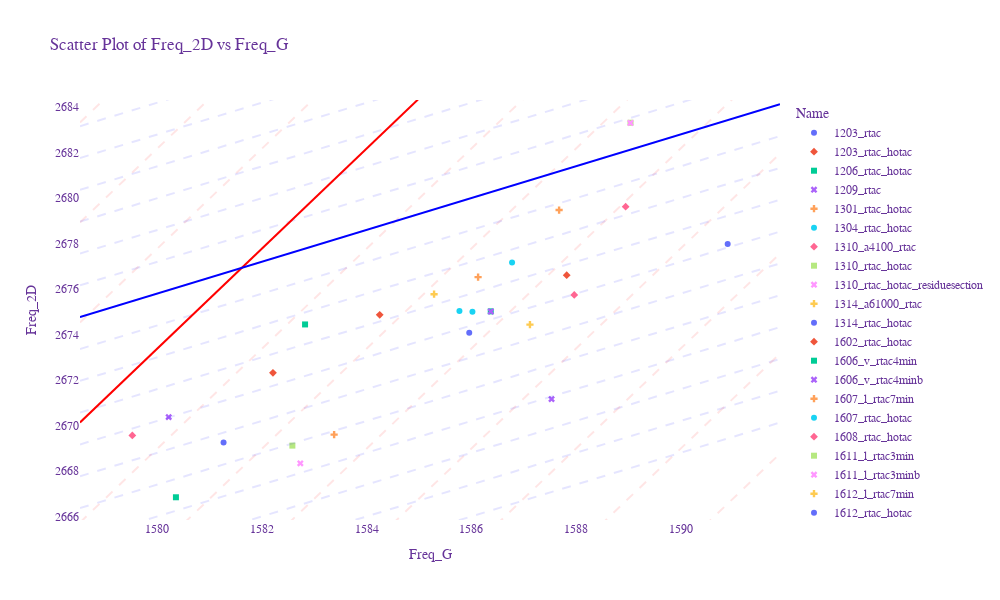

Notebook source saved alongside this figure:
### Markdown cell above
# Create Basic Plot

### Code cell
# Scatter plot
main_plot = px.scatter(result_data,x="Freq_G", y="Freq_2D",
                       color="Name",
                       size_max=500,
                       symbol="Name",
                       labels={"Freq_G": "Freq_G", "Freq_2D": "Freq_2D"},
                       title="Scatter Plot of Freq_2D vs Freq_G",
                       range_x=[min_freq_G, max_freq_G],
                       range_y=[min_freq_2D, max_freq_2D],
                       template="plotly_dark",
                       
)  #  "plotly", "plotly_white", "plotly_dark", "ggplot2", "seaborn", "simple_white",

# Add line plots to the scatter plot
for i in range(0, len(line_plots), 2):
    main_plot.add_scatter(x=line_plots[i]['Freq_G'], y=line_plots[i]['Freq_2D'], mode='lines', line=dict(dash='dash', color='red'), opacity=0.1, showlegend=False)
    main_plot.add_scatter(x=line_plots[i + 1]['Freq_G'], y=line_plots[i + 1]['Freq_2D'], mode='lines', line=dict(dash='dash', color='blue'), opacity=0.1, showlegend=False)

# Add solid lines to the scatter plot
main_plot.add_scatter(x=strainLine['Freq_G'], y=strainLine['Freq_2D'], mode='lines', line=dict(dash='solid', color='red'), name='Strain')
main_plot.add_scatter(x=dopingLine['Freq_G'], y=dopingLine['Freq_2D'], mode='lines', line=dict(dash='solid', color='blue'), name='Doping')

# Update layout for a cleaner look
main_plot.update_layout(
    autosize=False,
    width=1000,
    height=600, 
    
    font=dict(family="Arial, sans-serif", size=12, color="RebeccaPurple"),
    paper_bgcolor='rgba(0,0,0,0)',
    plot_bgcolor='rgba(0,0,0,0)',
    xaxis=dict(gridcolor='rgb(255, 255, 255)', zerolinewidth=1, ticklen=5, gridwidth=2),
    yaxis=dict(gridcolor='rgb(255, 255, 255)', zerolinewidth=1, ticklen=5, gridwidth=2),
    showlegend=True
)

# Show the plot
#main_plot.show()

### Figure 1 — Plotly figure (JSON) as saved in the notebook; plotly's stock layout.template omitted (floating-point values rounded to 4 significant figures)
{"data": [{"hovertemplate": "Name=1203_rtac<br>Freq_G=%{x}<br>Freq_2D=%{y}<extra></extra>", "legendgroup": "1203_rtac", "marker": {"color": "#636efa", "symbol": "circle"}, "mode": "markers", "name": "1203_rtac", "orientation": "v", "showlegend": true, "type": "scatter", "x": [1591.0], "xaxis": "x", "y": [2678.0], "yaxis": "y"}, {"hovertemplate": "Name=1203_rtac_hotac<br>Freq_G=%{x}<br>Freq_2D=%{y}<extra></extra>", "legendgroup": "1203_rtac_hotac", "marker": {"color": "#EF553B", "symbol": "diamond"}, "mode": "markers", "name": "1203_rtac_hotac", "orientation": "v", "showlegend": true, "type": "scatter", "x": [1588.0], "xaxis": "x", "y": [2677.0], "yaxis": "y"}, {"hovertemplate": "Name=1206_rtac_hotac<br>Freq_G=%{x}<br>Freq_2D=%{y}<extra></extra>", "legendgroup": "1206_rtac_hotac", "marker": {"color": "#00cc96", "symbol": "square"}, "mode": "markers", "name": "1206_rtac_hotac", "orientation": "v", "showlegend": true, "type": "scatter", "x": [1580.0], "xaxis": "x", "y": [2667.0], "yaxis": "y"}, {"hovertemplate": "Name=1209_rtac<br>Freq_G=%{x}<br>Freq_2D=%{y}<extra></extra>", "legendgroup": "1209_rtac", "marker": {"color": "#ab63fa", "symbol": "x"}, "mode": "markers", "name": "1209_rtac", "orientation": "v", "showlegend": true, "type": "scatter", "x": [1588.0], "xaxis": "x", "y": [2671.0], "yaxis": "y"}, {"hovertemplate": "Name=1301_rtac_hotac<br>Freq_G=%{x}<br>Freq_2D=%{y}<extra></extra>", "legendgroup": "1301_rtac_hotac", "marker": {"color": "#FFA15A", "symbol": "cross"}, "mode": "markers", "name": "1301_rtac_hotac", "orientation": "v", "showlegend": true, "type": "scatter", "x": [1583.0], "xaxis": "x", "y": [2670.0], "yaxis": "y"}, {"hovertemplate": "Name=1304_rtac_hotac<br>Freq_G=%{x}<br>Freq_2D=%{y}<extra></extra>", "legendgroup": "1304_rtac_hotac", "marker": {"color": "#19d3f3", "symbol": "circle"}, "mode": "markers", "name": "1304_rtac_hotac", "orientation": "v", "showlegend": true, "type": "scatter", "x": [1586.0], "xaxis": "x", "y": [2675.0], "yaxis": "y"}, {"hovertemplate": "Name=1310_a4100_rtac<br>Freq_G=%{x}<br>Freq_2D=%{y}<extra></extra>", "legendgroup": "1310_a4100_rtac", "marker": {"color": "#FF6692", "symbol": "diamond"}, "mode": "markers", "name": "1310_a4100_rtac", "orientation": "v", "showlegend": true, "type": "scatter", "x": [1589.0], "xaxis": "x", "y": [2680.0], "yaxis": "y"}, {"hovertemplate": "Name=1310_rtac_hotac<br>Freq_G=%{x}<br>Freq_2D=%{y}<extra></extra>", "legendgroup": "1310_rtac_hotac", "marker": {"color": "#B6E880", "symbol": "square"}, "mode": "markers", "name": "1310_rtac_hotac", "orientation": "v", "showlegend": true, "type": "scatter", "x": [1583.0], "xaxis": "x", "y": [2669.0], "yaxis": "y"}, {"hovertemplate": "Name=1310_rtac_hotac_residuesection<br>Freq_G=%{x}<br>Freq_2D=%{y}<extra></extra>", "legendgroup": "1310_rtac_hotac_residuesection", "marker": {"color": "#FF97FF", "symbol": "x"}, "mode": "markers", "name": "1310_rtac_hotac_residuesection", "orientation": "v", "showlegend": true, "type": "scatter", "x": [1583.0], "xaxis": "x", "y": [2668.0], "yaxis": "y"}, {"hovertemplate": "Name=1314_a61000_rtac<br>Freq_G=%{x}<br>Freq_2D=%{y}<extra></extra>", "legendgroup": "1314_a61000_rtac", "marker": {"color": "#FECB52", "symbol": "cross"}, "mode": "markers", "name": "1314_a61000_rtac", "orientation": "v", "showlegend": true, "type": "scatter", "x": [1585.0], "xaxis": "x", "y": [2676.0], "yaxis": "y"}, {"hovertemplate": "Name=1314_rtac_hotac<br>Freq_G=%{x}<br>Freq_2D=%{y}<extra></extra>", "legendgroup": "1314_rtac_hotac", "marker": {"color": "#636efa", "symbol": "circle"}, "mode": "markers", "name": "1314_rtac_hotac", "orientation": "v", "showlegend": true, "type": "scatter", "x": [1586.0], "xaxis": "x", "y": [2674.0], "yaxis": "y"}, {"hovertemplate": "Name=1602_rtac_hotac<br>Freq_G=%{x}<br>Freq_2D=%{y}<extra></extra>", "legendgroup": "1602_rtac_hotac", "marker": {"color": "#EF553B", "symbol": "diamond"}, "mode": "markers", "name": "1602_rtac_hotac", "orientation": "v", "showlegend": true, "type": "scatter", "x": [1584.0], "xaxis": "x", "y": [2675.0], "yaxis": "y"}, {"hovertemplate": "Name=1606_v_rtac4min<br>Freq_G=%{x}<br>Freq_2D=%{y}<extra></extra>", "legendgroup": "1606_v_rtac4min", "marker": {"color": "#00cc96", "symbol": "square"}, "mode": "markers", "name": "1606_v_rtac4min", "orientation": "v", "showlegend": true, "type": "scatter", "x": [1586.0], "xaxis": "x", "y": [2675.0], "yaxis": "y"}, {"hovertemplate": "Name=1606_v_rtac4minb<br>Freq_G=%{x}<br>Freq_2D=%{y}<extra></extra>", "legendgroup": "1606_v_rtac4minb", "marker": {"color": "#ab63fa", "symbol": "x"}, "mode": "markers", "name": "1606_v_rtac4minb", "orientation": "v", "showlegend": true, "type": "scatter", "x": [1586.0], "xaxis": "x", "y": [2675.0], "yaxis": "y"}, {"hovertemplate": "Name=1607_l_rtac7min<br>Freq_G=%{x}<br>Freq_2D=%{y}<extra></extra>", "legendgroup": "1607_l_rtac7min", "marker": {"color": "#FFA15A", "symbol": "cross"}, "mode": "markers", "name": "1607_l_rtac7min", "orientation": "v", "showlegend": true, "type": "scatter", "x": [1588.0], "xaxis": "x", "y": [2679.0], "yaxis": "y"}, {"hovertemplate": "Name=1607_rtac_hotac<br>Freq_G=%{x}<br>Freq_2D=%{y}<extra></extra>", "legendgroup": "1607_rtac_hotac", "marker": {"color": "#19d3f3", "symbol": "circle"}, "mode": "markers", "name": "1607_rtac_hotac", "orientation": "v", "showlegend": true, "type": "scatter", "x": [1586.0], "xaxis": "x", "y": [2675.0], "yaxis": "y"}, {"hovertemplate": "Name=1608_rtac_hotac<br>Freq_G=%{x}<br>Freq_2D=%{y}<extra></extra>", "legendgroup": "1608_rtac_hotac", "marker": {"color": "#FF6692", "symbol": "diamond"}, "mode": "markers", "name": "1608_rtac_hotac", "orientation": "v", "showlegend": true, "type": "scatter", "x": [1580.0], "xaxis": "x", "y": [2670.0], "yaxis": "y"}, {"hovertemplate": "Name=1611_l_rtac3min<br>Freq_G=%{x}<br>Freq_2D=%{y}<extra></extra>", "legendgroup": "1611_l_rtac3min", "marker": {"color": "#B6E880", "symbol": "square"}, "mode": "markers", "name": "1611_l_rtac3min", "orientation": "v", "showlegend": true, "type": "scatter", "x": [1589.0], "xaxis": "x", "y": [2683.0], "yaxis": "y"}, {"hovertemplate": "Name=1611_l_rtac3minb<br>Freq_G=%{x}<br>Freq_2D=%{y}<extra></extra>", "legendgroup": "1611_l_rtac3minb", "marker": {"color": "#FF97FF", "symbol": "x"}, "mode": "markers", "name": "1611_l_rtac3minb", "orientation": "v", "showlegend": true, "type": "scatter", "x": [1589.0], "xaxis": "x", "y": [2683.0], "yaxis": "y"}, {"hovertemplate": "Name=1612_l_rtac7min<br>Freq_G=%{x}<br>Freq_2D=%{y}<extra></extra>", "legendgroup": "1612_l_rtac7min", "marker": {"color": "#FECB52", "symbol": "cross"}, "mode": "markers", "name": "1612_l_rtac7min", "orientation": "v", "showlegend": true, "type": "scatter", "x": [1587.0], "xaxis": "x", "y": [2674.0], "yaxis": "y"}, {"hovertemplate": "Name=1612_rtac_hotac<br>Freq_G=%{x}<br>Freq_2D=%{y}<extra></extra>", "legendgroup": "1612_rtac_hotac", "marker": {"color": "#636efa", "symbol": "circle"}, "mode": "markers", "name": "1612_rtac_hotac", "orientation": "v", "showlegend": true, "type": "scatter", "x": [1581.0], "xaxis": "x", "y": [2669.0], "yaxis": "y"}, {"hovertemplate": "Name=1615_rtac_hotac<br>Freq_G=%{x}<br>Freq_2D=%{y}<extra></extra>", "legendgroup": "1615_rtac_hotac", "marker": {"color": "#EF553B", "symbol": "diamond"}, "mode": "markers", "name": "1615_rtac_hotac", "orientation": "v", "showlegend": true, "type": "scatter", "x": [1582.0], "xaxis": "x", "y": [2672.0], "yaxis": "y"}, {"hovertemplate": "Name=1616_rtac_hotac<br>Freq_G=%{x}<br>Freq_2D=%{y}<extra></extra>", "legendgroup": "1616_rtac_hotac", "marker": {"color": "#00cc96", "symbol": "square"}, "mode": "markers", "name": "1616_rtac_hotac", "orientation": "v", "showlegend": true, "type": "scatter", "x": [1583.0], "xaxis": "x", "y": [2674.0], "yaxis": "y"}, {"hovertemplate": "Name=1621_rtac_hotac<br>Freq_G=%{x}<br>Freq_2D=%{y}<extra></extra>", "legendgroup": "1621_rtac_hotac", "marker": {"color": "#ab63fa", "symbol": "x"}, "mode": "markers", "name": "1621_rtac_hotac", "orientation": "v", "showlegend": true, "type": "scatter", "x": [1580.0], "xaxis": "x", "y": [2670.0], "yaxis": "y"}, {"hovertemplate": "Name=1622_rtac_hotac<br>Freq_G=%{x}<br>Freq_2D=%{y}<extra></extra>", "legendgroup": "1622_rtac_hotac", "marker": {"color": "#FFA15A", "symbol": "cross"}, "mode": "markers", "name": "1622_rtac_hotac", "orientation": "v", "showlegend": true, "type": "scatter", "x": [1586.0], "xaxis": "x", "y": [2677.0], "yaxis": "y"}, {"hovertemplate": "Name=1623rtac_hotac<br>Freq_G=%{x}<br>Freq_2D=%{y}<extra></extra>", "legendgroup": "1623rtac_hotac", "marker": {"color": "#19d3f3", "symbol": "circle"}, "mode": "markers", "name": "1623rtac_hotac", "orientation": "v", "showlegend": true, "type": "scatter", "x": [1587.0], "xaxis": "x", "y": [2677.0], "yaxis": "y"}, {"hovertemplate": "Name=1624_rtac_hotac<br>Freq_G=%{x}<br>Freq_2D=%{y}<extra></extra>", "legendgroup": "1624_rtac_hotac", "marker": {"color": "#FF6692", "symbol": "diamond"}, "mode": "markers", "name": "1624_rtac_hotac", "orientation": "v", "showlegend": true, "type": "scatter", "x": [1588.0], "xaxis": "x", "y": [2676.0], "yaxis": "y"}, {"line": {"color": "red", "dash": "dash"}, "mode": "lines", "opacity": 0.1, "showlegend": false, "type": "scatter", "x": [1579.0, 1580.0, 1581.0, 1583.0, 1584.0, 1586.0, 1587.0, 1589.0, 1590.0, 1592.0], "y": [2626.0, 2629.0, 2633.0, 2636.0, 2639.0, 2642.0, 2646.0, 2649.0, 2652.0, 2656.0]}, {"line": {"color": "blue", "dash": "dash"}, "mode": "lines", "opacity": 0.1, "showlegend": false, "type": "scatter", "x": [1579.0, 1580.0, 1581.0, 1583.0, 1584.0, 1586.0, 1587.0, 1589.0, 1590.0, 1592.0], "y": [2661.0, 2662.0, 2663.0, 2664.0, 2665.0, 2666.0, 2667.0, 2668.0, 2669.0, 2670.0]}, {"line": {"color": "red", "dash": "dash"}, "mode": "lines", "opacity": 0.1, "showlegend": false, "type": "scatter", "x": [1579.0, 1580.0, 1581.0, 1583.0, 1584.0, 1586.0, 1587.0, 1589.0, 1590.0, 1592.0], "y": [2631.0, 2634.0, 2637.0, 2640.0, 2644.0, 2647.0, 2650.0, 2653.0, 2657.0, 2660.0]}, {"line": {"color": "blue", "dash": "dash"}, "mode": "lines", "opacity": 0.1, "showlegend": false, "type": "scatter", "x": [1579.0, 1580.0, 1581.0, 1583.0, 1584.0, 1586.0, 1587.0, 1589.0, 1590.0, 1592.0], "y": [2662.0, 2663.0, 2664.0, 2665.0, 2666.0, 2667.0, 2668.0, 2669.0, 2670.0, 2672.0]}, {"line": {"color": "red", "dash": "dash"}, "mode": "lines", "opacity": 0.1, "showlegend": false, "type": "scatter", "x": [1579.0, 1580.0, 1581.0, 1583.0, 1584.0, 1586.0, 1587.0, 1589.0, 1590.0, 1592.0], "y": [2635.0, 2638.0, 2641.0, 2645.0, 2648.0, 2651.0, 2655.0, 2658.0, 2661.0, 2664.0]}, {"line": {"color": "blue", "dash": "dash"}, "mode": "lines", "opacity": 0.1, "showlegend": false, "type": "scatter", "x": [1579.0, 1580.0, 1581.0, 1583.0, 1584.0, 1586.0, 1587.0, 1589.0, 1590.0, 1592.0], "y": [2664.0, 2665.0, 2666.0, 2667.0, 2668.0, 2669.0, 2670.0, 2671.0, 2672.0, 2673.0]}, {"line": {"color": "red", "dash": "dash"}, "mode": "lines", "opacity": 0.1, "showlegend": false, "type": "scatter", "x": [1579.0, 1580.0, 1581.0, 1583.0, 1584.0, 1586.0, 1587.0, 1589.0, 1590.0, 1592.0], "y": [2639.0, 2643.0, 2646.0, 2649.0, 2652.0, 2656.0, 2659.0, 2662.0, 2665.0, 2669.0]}, {"line": {"color": "blue", "dash": "dash"}, "mode": "lines", "opacity": 0.1, "showlegend": false, "type": "scatter", "x": [1579.0, 1580.0, 1581.0, 1583.0, 1584.0, 1586.0, 1587.0, 1589.0, 1590.0, 1592.0], "y": [2665.0, 2666.0, 2667.0, 2668.0, 2669.0, 2670.0, 2671.0, 2672.0, 2673.0, 2674.0]}, {"line": {"color": "red", "dash": "dash"}, "mode": "lines", "opacity": 0.1, "showlegend": false, "type": "scatter", "x": [1579.0, 1580.0, 1581.0, 1583.0, 1584.0, 1586.0, 1587.0, 1589.0, 1590.0, 1592.0], "y": [2644.0, 2647.0, 2650.0, 2654.0, 2657.0, 2660.0, 2663.0, 2667.0, 2670.0, 2673.0]}, {"line": {"color": "blue", "dash": "dash"}, "mode": "lines", "opacity": 0.1, "showlegend": false, "type": "scatter", "x": [1579.0, 1580.0, 1581.0, 1583.0, 1584.0, 1586.0, 1587.0, 1589.0, 1590.0, 1592.0], "y": [2666.0, 2667.0, 2668.0, 2669.0, 2671.0, 2672.0, 2673.0, 2674.0, 2675.0, 2676.0]}, {"line": {"color": "red", "dash": "dash"}, "mode": "lines", "opacity": 0.1, "showlegend": false, "type": "scatter", "x": [1579.0, 1580.0, 1581.0, 1583.0, 1584.0, 1586.0, 1587.0, 1589.0, 1590.0, 1592.0], "y": [2648.0, 2651.0, 2655.0, 2658.0, 2661.0, 2664.0, 2668.0, 2671.0, 2674.0, 2678.0]}, {"line": {"color": "blue", "dash": "dash"}, "mode": "lines", "opacity": 0.1, "showlegend": false, "type": "scatter", "x": [1579.0, 1580.0, 1581.0, 1583.0, 1584.0, 1586.0, 1587.0, 1589.0, 1590.0, 1592.0], "y": [2668.0, 2669.0, 2670.0, 2671.0, 2672.0, 2673.0, 2674.0, 2675.0, 2676.0, 2677.0]}, {"line": {"color": "red", "dash": "dash"}, "mode": "lines", "opacity": 0.1, "showlegend": false, "type": "scatter", "x": [1579.0, 1580.0, 1581.0, 1583.0, 1584.0, 1586.0, 1587.0, 1589.0, 1590.0, 1592.0], "y": [2653.0, 2656.0, 2659.0, 2662.0, 2666.0, 2669.0, 2672.0, 2675.0, 2679.0, 2682.0]}, {"line": {"color": "blue", "dash": "dash"}, "mode": "lines", "opacity": 0.1, "showlegend": false, "type": "scatter", "x": [1579.0, 1580.0, 1581.0, 1583.0, 1584.0, 1586.0, 1587.0, 1589.0, 1590.0, 1592.0], "y": [2669.0, 2670.0, 2671.0, 2672.0, 2673.0, 2674.0, 2675.0, 2676.0, 2677.0, 2679.0]}, {"line": {"color": "red", "dash": "dash"}, "mode": "lines", "opacity": 0.1, "showlegend": false, "type": "scatter", "x": [1579.0, 1580.0, 1581.0, 1583.0, 1584.0, 1586.0, 1587.0, 1589.0, 1590.0, 1592.0], "y": [2657.0, 2660.0, 2663.0, 2667.0, 2670.0, 2673.0, 2677.0, 2680.0, 2683.0, 2686.0]}, {"line": {"color": "blue", "dash": "dash"}, "mode": "lines", "opacity": 0.1, "showlegend": false, "type": "scatter", "x": [1579.0, 1580.0, 1581.0, 1583.0, 1584.0, 1586.0, 1587.0, 1589.0, 1590.0, 1592.0], "y": [2671.0, 2672.0, 2673.0, 2674.0, 2675.0, 2676.0, 2677.0, 2678.0, 2679.0, 2680.0]}, {"line": {"color": "red", "dash": "dash"}, "mode": "lines", "opacity": 0.1, "showlegend": false, "type": "scatter", "x": [1579.0, 1580.0, 1581.0, 1583.0, 1584.0, 1586.0, 1587.0, 1589.0, 1590.0, 1592.0], "y": [2661.0, 2665.0, 2668.0, 2671.0, 2674.0, 2678.0, 2681.0, 2684.0, 2687.0, 2691.0]}, {"line": {"color": "blue", "dash": "dash"}, "mode": "lines", "opacity": 0.1, "showlegend": false, "type": "scatter", "x": [1579.0, 1580.0, 1581.0, 1583.0, 1584.0, 1586.0, 1587.0, 1589.0, 1590.0, 1592.0], "y": [2672.0, 2673.0, 2674.0, 2675.0, 2676.0, 2677.0, 2678.0, 2679.0, 2680.0, 2681.0]}, {"line": {"color": "red", "dash": "dash"}, "mode": "lines", "opacity": 0.1, "showlegend": false, "type": "scatter", "x": [1579.0, 1580.0, 1581.0, 1583.0, 1584.0, 1586.0, 1587.0, 1589.0, 1590.0, 1592.0], "y": [2666.0, 2669.0, 2672.0, 2676.0, 2679.0, 2682.0, 2685.0, 2689.0, 2692.0, 2695.0]}, {"line": {"color": "blue", "dash": "dash"}, "mode": "lines", "opacity": 0.1, "showlegend": false, "type": "scatter", "x": [1579.0, 1580.0, 1581.0, 1583.0, 1584.0, 1586.0, 1587.0, 1589.0, 1590.0, 1592.0], "y": [2673.0, 2674.0, 2675.0, 2676.0, 2678.0, 2679.0, 2680.0, 2681.0, 2682.0, 2683.0]}, {"line": {"color": "red", "dash": "dash"}, "mode": "lines", "opacity": 0.1, "showlegend": false, "type": "scatter", "x": [1579.0, 1580.0, 1581.0, 1583.0, 1584.0, 1586.0, 1587.0, 1589.0, 1590.0, 1592.0], "y": [2670.0, 2673.0, 2677.0, 2680.0, 2683.0, 2686.0, 2690.0, 2693.0, 2696.0, 2700.0]}, {"line": {"color": "blue", "dash": "dash"}, "mode": "lines", "opacity": 0.1, "showlegend": false, "type": "scatter", "x": [1579.0, 1580.0, 1581.0, 1583.0, 1584.0, 1586.0, 1587.0, 1589.0, 1590.0, 1592.0], "y": [2675.0, 2676.0, 2677.0, 2678.0, 2679.0, 2680.0, 2681.0, 2682.0, 2683.0, 2684.0]}, {"line": {"color": "red", "dash": "dash"}, "mode": "lines", "opacity": 0.1, "showlegend": false, "type": "scatter", "x": [1579.0, 1580.0, 1581.0, 1583.0, 1584.0, 1586.0, 1587.0, 1589.0, 1590.0, 1592.0], "y": [2675.0, 2678.0, 2681.0, 2684.0, 2688.0, 2691.0, 2694.0, 2697.0, 2701.0, 2704.0]}, {"line": {"color": "blue", "dash": "dash"}, "mode": "lines", "opacity": 0.1, "showlegend": false, "type": "scatter", "x": [1579.0, 1580.0, 1581.0, 1583.0, 1584.0, 1586.0, 1587.0, 1589.0, 1590.0, 1592.0], "y": [2676.0, 2677.0, 2678.0, 2679.0, 2680.0, 2681.0, 2682.0, 2683.0, 2684.0, 2686.0]}, {"line": {"color": "red", "dash": "dash"}, "mode": "lines", "opacity": 0.1, "showlegend": false, "type": "scatter", "x": [1579.0, 1580.0, 1581.0, 1583.0, 1584.0, 1586.0, 1587.0, 1589.0, 1590.0, 1592.0], "y": [2679.0, 2682.0, 2685.0, 2689.0, 2692.0, 2695.0, 2699.0, 2702.0, 2705.0, 2708.0]}, {"line": {"color": "blue", "dash": "dash"}, "mode": "lines", "opacity": 0.1, "showlegend": false, "type": "scatter", "x": [1579.0, 1580.0, 1581.0, 1583.0, 1584.0, 1586.0, 1587.0, 1589.0, 1590.0, 1592.0], "y": [2678.0, 2679.0, 2680.0, 2681.0, 2682.0, 2683.0, 2684.0, 2685.0, 2686.0, 2687.0]}, {"line": {"color": "red", "dash": "dash"}, "mode": "lines", "opacity": 0.1, "showlegend": false, "type": "scatter", "x": [1579.0, 1580.0, 1581.0, 1583.0, 1584.0, 1586.0, 1587.0, 1589.0, 1590.0, 1592.0], "y": [2683.0, 2687.0, 2690.0, 2693.0, 2696.0, 2700.0, 2703.0, 2706.0, 2709.0, 2713.0]}, {"line": {"color": "blue", "dash": "dash"}, "mode": "lines", "opacity": 0.1, "showlegend": false, "type": "scatter", "x": [1579.0, 1580.0, 1581.0, 1583.0, 1584.0, 1586.0, 1587.0, 1589.0, 1590.0, 1592.0], "y": [2679.0, 2680.0, 2681.0, 2682.0, 2683.0, 2684.0, 2685.0, 2686.0, 2687.0, 2688.0]}, {"line": {"color": "red", "dash": "dash"}, "mode": "lines", "opacity": 0.1, "showlegend": false, "type": "scatter", "x": [1579.0, 1580.0, 1581.0, 1583.0, 1584.0, 1586.0, 1587.0, 1589.0, 1590.0, 1592.0], "y": [2688.0, 2691.0, 2694.0, 2698.0, 2701.0, 2704.0, 2707.0, 2711.0, 2714.0, 2717.0]}, {"line": {"color": "blue", "dash": "dash"}, "mode": "lines", "opacity": 0.1, "showlegend": false, "type": "scatter", "x": [1579.0, 1580.0, 1581.0, 1583.0, 1584.0, 1586.0, 1587.0, 1589.0, 1590.0, 1592.0], "y": [2680.0, 2681.0, 2682.0, 2683.0, 2685.0, 2686.0, 2687.0, 2688.0, 2689.0, 2690.0]}, {"line": {"color": "red", "dash": "dash"}, "mode": "lines", "opacity": 0.1, "showlegend": false, "type": "scatter", "x": [1579.0, 1580.0, 1581.0, 1583.0, 1584.0, 1586.0, 1587.0, 1589.0, 1590.0, 1592.0], "y": [2692.0, 2695.0, 2699.0, 2702.0, 2705.0, 2708.0, 2712.0, 2715.0, 2718.0, 2722.0]}, {"line": {"color": "blue", "dash": "dash"}, "mode": "lines", "opacity": 0.1, "showlegend": false, "type": "scatter", "x": [1579.0, 1580.0, 1581.0, 1583.0, 1584.0, 1586.0, 1587.0, 1589.0, 1590.0, 1592.0], "y": [2682.0, 2683.0, 2684.0, 2685.0, 2686.0, 2687.0, 2688.0, 2689.0, 2690.0, 2691.0]}, {"line": {"color": "red", "dash": "dash"}, "mode": "lines", "opacity": 0.1, "showlegend": false, "type": "scatter", "x": [1579.0, 1580.0, 1581.0, 1583.0, 1584.0, 1586.0, 1587.0, 1589.0, 1590.0, 1592.0], "y": [2697.0, 2700.0, 2703.0, 2706.0, 2710.0, 2713.0, 2716.0, 2719.0, 2723.0, 2726.0]}, {"line": {"color": "blue", "dash": "dash"}, "mode": "lines", "opacity": 0.1, "showlegend": false, "type": "scatter", "x": [1579.0, 1580.0, 1581.0, 1583.0, 1584.0, 1586.0, 1587.0, 1589.0, 1590.0, 1592.0], "y": [2683.0, 2684.0, 2685.0, 2686.0, 2687.0, 2688.0, 2689.0, 2690.0, 2691.0, 2693.0]}, {"line": {"color": "red", "dash": "dash"}, "mode": "lines", "opacity": 0.1, "showlegend": false, "type": "scatter", "x": [1579.0, 1580.0, 1581.0, 1583.0, 1584.0, 1586.0, 1587.0, 1589.0, 1590.0, 1592.0], "y": [2701.0, 2704.0, 2707.0, 2711.0, 2714.0, 2717.0, 2721.0, 2724.0, 2727.0, 2730.0]}, {"line": {"color": "blue", "dash": "dash"}, "mode": "lines", "opacity": 0.1, "showlegend": false, "type": "scatter", "x": [1579.0, 1580.0, 1581.0, 1583.0, 1584.0, 1586.0, 1587.0, 1589.0, 1590.0, 1592.0], "y": [2685.0, 2686.0, 2687.0, 2688.0, 2689.0, 2690.0, 2691.0, 2692.0, 2693.0, 2694.0]}, {"line": {"color": "red", "dash": "dash"}, "mode": "lines", "opacity": 0.1, "showlegend": false, "type": "scatter", "x": [1579.0, 1580.0, 1581.0, 1583.0, 1584.0, 1586.0, 1587.0, 1589.0, 1590.0, 1592.0], "y": [2705.0, 2709.0, 2712.0, 2715.0, 2718.0, 2722.0, 2725.0, 2728.0, 2731.0, 2735.0]}, {"line": {"color": "blue", "dash": "dash"}, "mode": "lines", "opacity": 0.1, "showlegend": false, "type": "scatter", "x": [1579.0, 1580.0, 1581.0, 1583.0, 1584.0, 1586.0, 1587.0, 1589.0, 1590.0, 1592.0], "y": [2686.0, 2687.0, 2688.0, 2689.0, 2690.0, 2691.0, 2692.0, 2693.0, 2694.0, 2695.0]}, {"line": {"color": "red", "dash": "dash"}, "mode": "lines", "opacity": 0.1, "showlegend": false, "type": "scatter", "x": [1579.0, 1580.0, 1581.0, 1583.0, 1584.0, 1586.0, 1587.0, 1589.0, 1590.0, 1592.0], "y": [2710.0, 2713.0, 2716.0, 2720.0, 2723.0, 2726.0, 2729.0, 2733.0, 2736.0, 2739.0]}, {"line": {"color": "blue", "dash": "dash"}, "mode": "lines", "opacity": 0.1, "showlegend": false, "type": "scatter", "x": [1579.0, 1580.0, 1581.0, 1583.0, 1584.0, 1586.0, 1587.0, 1589.0, 1590.0, 1592.0], "y": [2687.0, 2688.0, 2689.0, 2690.0, 2692.0, 2693.0, 2694.0, 2695.0, 2696.0, 2697.0]}, {"line": {"color": "red", "dash": "dash"}, "mode": "lines", "opacity": 0.1, "showlegend": false, "type": "scatter", "x": [1579.0, 1580.0, 1581.0, 1583.0, 1584.0, 1586.0, 1587.0, 1589.0, 1590.0, 1592.0], "y": [2714.0, 2717.0, 2721.0, 2724.0, 2727.0, 2730.0, 2734.0, 2737.0, 2740.0, 2744.0]}, {"line": {"color": "blue", "dash": "dash"}, "mode": "lines", "opacity": 0.1, "showlegend": false, "type": "scatter", "x": [1579.0, 1580.0, 1581.0, 1583.0, 1584.0, 1586.0, 1587.0, 1589.0, 1590.0, 1592.0], "y": [2689.0, 2690.0, 2691.0, 2692.0, 2693.0, 2694.0, 2695.0, 2696.0, 2697.0, 2698.0]}, {"line": {"color": "red", "dash": "solid"}, "mode": "lines", "name": "Strain", "type": "scatter", "x": [1579.0, 1580.0, 1581.0, 1583.0, 1584.0, 1586.0, 1587.0, 1589.0, 1590.0, 1592.0], "y": [2670.0, 2673.0, 2677.0, 2680.0, 2683.0, 2686.0, 2690.0, 2693.0, 2696.0, 2700.0]}, {"line": {"color": "blue", "dash": "solid"}, "mode": "lines", "name": "Doping", "type": "scatter", "x": [1579.0, 1580.0, 1581.0, 1583.0, 1584.0, 1586.0, 1587.0, 1589.0, 1590.0, 1592.0], "y": [2675.0, 2676.0, 2677.0, 2678.0, 2679.0, 2680.0, 2681.0, 2682.0, 2683.0, 2684.0]}], "layout": {"autosize": false, "font": {"color": "RebeccaPurple", "family": "Arial, sans-serif", "size": 12}, "height": 600, "legend": {"title": {"text": "Name"}, "tracegroupgap": 0}, "paper_bgcolor": "rgba(0, 0, 0, 0)", "plot_bgcolor": "rgba(0, 0, 0, 0)", "showlegend": true, "title": {"text": "Scatter Plot of Freq_2D vs Freq_G"}, "width": 1000, "xaxis": {"anchor": "y", "autorange": false, "domain": [0, 1], "gridcolor": "rgb(255, 255, 255)", "gridwidth": 2, "range": [1579.0, 1592.0], "showspikes": false, "ticklen": 5, "title": {"text": "Freq_G"}, "type": "linear", "zerolinewidth": 1}, "yaxis": {"anchor": "x", "autorange": false, "domain": [0, 1], "gridcolor": "rgb(255, 255, 255)", "gridwidth": 2, "range": [2666.0, 2684.0], "showspikes": false, "ticklen": 5, "title": {"text": "Freq_2D"}, "type": "linear", "zerolinewidth": 1}}}
